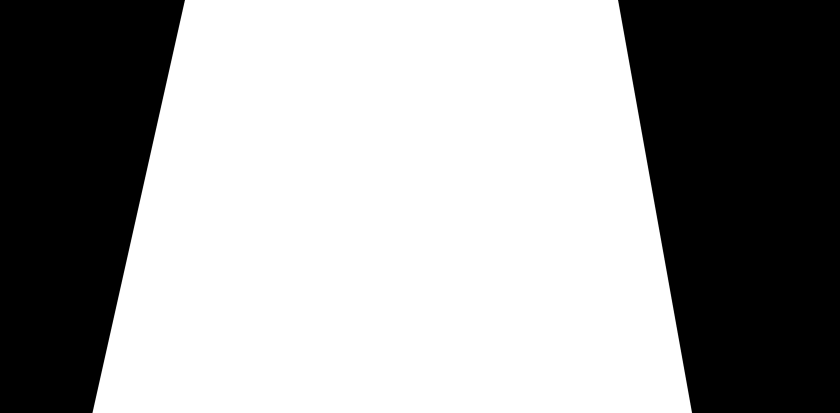
#> input picture 00calibracion/cajalucescolores/maskaraka.png, 1679 x 826 px (shown at 1/2 size)
$ python maskcreator.py
#> lines starting #> are read from the running program, lines starting #| are printed output that depends on the picture; after the words box and inside, x2 and y2 are one past the last pixel; in counts of white or black regions, pixels touching at a corner belong together
import cv2
import numpy as np

# img = cv2.imread("ref01.png")
# img = cv2.imread("correccion_histogramas/referncias_y_sources/ref01.png")
img = cv2.imread("maskaraka.png")
#> img is the input picture: shape (826, 1679, 3); min 0, max 255, mean 156.8
img = cv2.flip(img, 1)
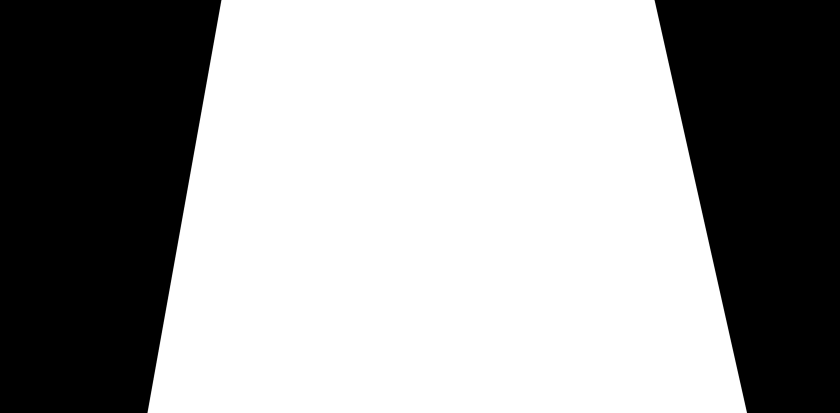
#> img: shape (826, 1679, 3) (shown at 1/2 size); min 0, max 255, mean 156.8
imgpaint = img.copy()

# cam izq
maskpoints = [
    (250, 0),       # top-left
    (1350, 0),      # top-right
    (1380, 826),    # bottom-right
    (225, 826),     # bottom-left
]

# cam dech
maskpoints = [
    [443, 0],       # top-left
    [1420, 0],      # top-right
    [1540, 826],    # bottom-right
    [290, 826],     # bottom-left
]

cv2.circle(imgpaint, maskpoints[0], 5, (0, 0, 255), -1)
#> imgpaint: shape (826, 1679, 3); under 0.01% of pixels changed, all inside (x1, y1, x2, y2) = (438, 0, 449, 6)
cv2.circle(imgpaint, maskpoints[1], 5, (0, 0, 255), -1)
#> imgpaint: shape (826, 1679, 3); mean B, G, R 156.8, 156.8, 156.9
cv2.circle(imgpaint, maskpoints[2], 5, (0, 0, 255), -1)
#> imgpaint: shape (826, 1679, 3); mean B, G, R 156.8, 156.8, 156.9
cv2.circle(imgpaint, maskpoints[3], 5, (0, 0, 255), -1)
#> imgpaint: shape (826, 1679, 3); mean B, G, R 156.8, 156.8, 156.9

# img_res = cv2.resize(imgpaint, (800, 800))
# cv2.imshow("maksarakainverted.png", imgpaint)
cv2.imwrite("maksarakainverted.png", imgpaint)

# def my_polygon_mask(img=None, polygon=None, return_masked_img=False):

#     # https://docs.opencv.org/3.4/d3/d96/tutorial_basic_geometric_drawing.html
#     #     myPolygon

#     # Create some points
#     ppt = np.array(
#         # [
#         #     [370, 0],       # top-left ############################
#         #     [1235, 0],      # top-right
#         #     [1383, 826],    # bottom-right
#         #     [185, 826],     # bottom-left
#         # ],
#         polygon,
#         np.int32
#     )
#     ppt = ppt.reshape((-1, 1, 2))

#     # cv2.FILLED    --> no work??
#     # cv2.LINE_4    --> 4-connected line
#     # cv2.LINE_8    --> 8-connected line
#     # cv2.LINE_AA   --> antialiased line

#     img_gray = cv2.cvtColor(img, cv2.COLOR_BGR2GRAY)
#     mask = np.zeros_like(img_gray)
#     cv2.fillPoly(mask, [ppt], (255, 255, 255), cv2.LINE_AA)
#     if return_masked_img:
#         img_masked = cv2.bitwise_and(img, img, mask=mask)
#         return img_masked
#     else:
#         return mask

# img_masked = my_polygon_mask(img, maskpoints, return_masked_img=True)
# # img_masked = cv2.bitwise_and(img, img, mask=mask)
# cv2.imshow("maksar con maskara", img_masked)

cv2.waitKey()
cv2.destroyAllWindows()
